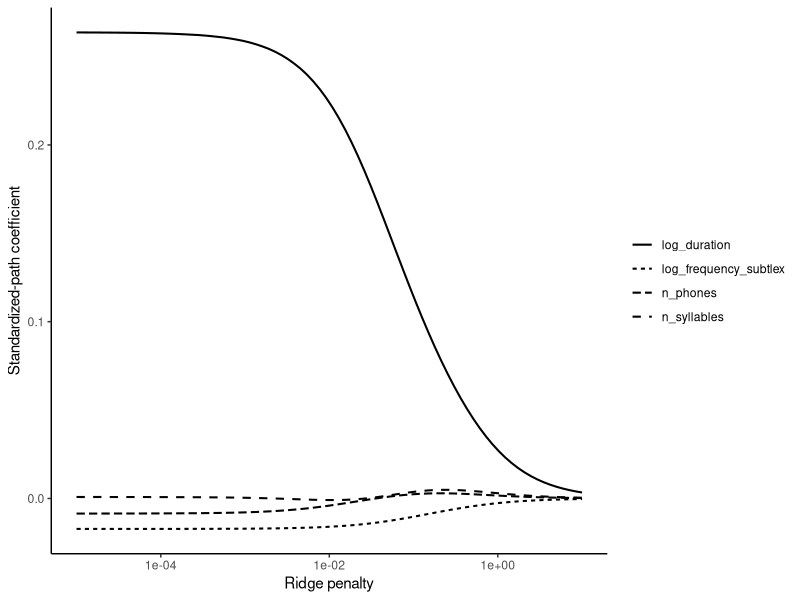
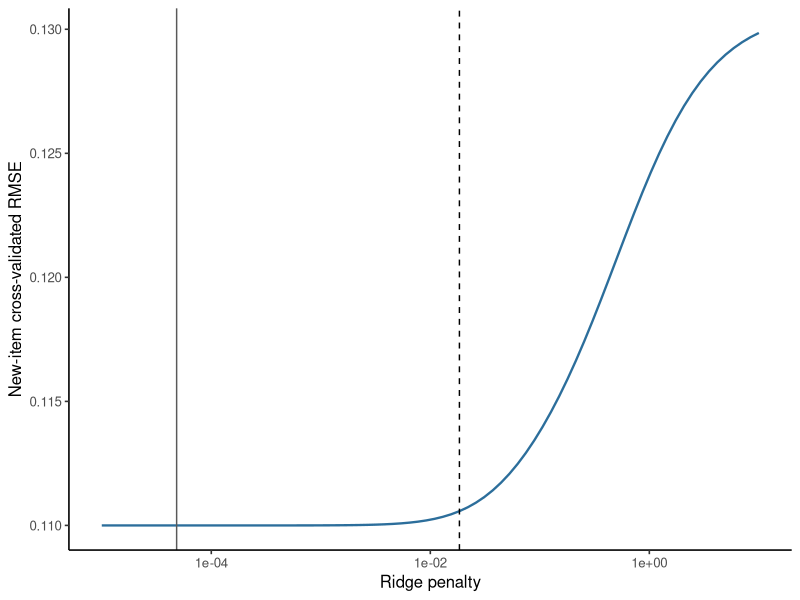

Here is the R script that generated these plots, in order:
## ---- chunk 1
#| label: validate-mald-ridge
library(ggplot2)
library(glmnet)

mald <- read.csv("data/mald/mald-items.csv", stringsAsFactors = FALSE)
X <- model.matrix(
  ~ log_frequency_subtlex + log_duration + n_phones + n_syllables,
  data = mald
)[, -1, drop = FALSE]
y <- mald$mean_log_rt

n_folds <- 10L
set.seed(20261020)
fold_id <- sample(rep(seq_len(n_folds), length.out = nrow(mald)))
penalty_grid <- 10^seq(-5, 1, length.out = 80L)
ridge_mixing <- 0
fold_mse <- matrix(NA_real_, nrow = n_folds, ncol = length(penalty_grid))
ridge_predictions <- matrix(
  NA_real_,
  nrow = nrow(mald),
  ncol = length(penalty_grid)
)
ols_predictions <- rep(NA_real_, nrow(mald))

for (fold in seq_len(n_folds)) {
  training <- fold_id != fold
  testing <- !training

  ridge_fit <- glmnet(
    x = X[training, , drop = FALSE],
    y = y[training],
    alpha = ridge_mixing,
    lambda = penalty_grid,
    standardize = TRUE,
    intercept = TRUE
  )
  current_predictions <- predict(
    ridge_fit,
    newx = X[testing, , drop = FALSE],
    s = penalty_grid
  )
  ridge_predictions[testing, ] <- current_predictions
  fold_mse[fold, ] <- colMeans((y[testing] - current_predictions)^2)

  ols_fit <- lm(
    mean_log_rt ~ log_frequency_subtlex + log_duration +
      n_phones + n_syllables,
    data = mald[training, ]
  )
  ols_predictions[testing] <- predict(ols_fit, newdata = mald[testing, ])
}

mean_mse <- colMeans(fold_mse)
se_mse <- apply(fold_mse, 2, sd) / sqrt(n_folds)
minimum_index <- which.min(mean_mse)
one_se_candidates <- which(
  mean_mse <= mean_mse[minimum_index] + se_mse[minimum_index]
)
one_se_index <- max(one_se_candidates)
lambda_min <- penalty_grid[minimum_index]
lambda_one_se <- penalty_grid[one_se_index]
ridge_one_se_prediction <- ridge_predictions[, one_se_index]

ridge_rmse <- sqrt(mean((y - ridge_one_se_prediction)^2))
ols_rmse <- sqrt(mean((y - ols_predictions)^2))

stopifnot(
  nrow(mald) == length(unique(mald$item)),
  all(is.finite(ridge_one_se_prediction)),
  all(is.finite(ols_predictions)),
  lambda_one_se >= lambda_min
)

data.frame(
  method = c("ridge: one-SE rule", "ordinary least squares"),
  held_out_rmse = c(ridge_rmse, ols_rmse)
)
## ---- chunk 2
#| label: show-mald-ridge-path
full_path <- glmnet(
  x = X,
  y = y,
  alpha = 0, # dqr-allow: algorithm-setting
  lambda = penalty_grid,
  standardize = TRUE,
  intercept = TRUE
)
path_matrix <- as.matrix(coef(full_path))[-1, , drop = FALSE]
path_data <- do.call(rbind, lapply(seq_len(nrow(path_matrix)), function(j) {
  data.frame(
    lambda = full_path$lambda,
    coefficient = rownames(path_matrix)[[j]],
    estimate = path_matrix[j, ]
  )
}))
ggplot(path_data, aes(lambda, estimate, linetype = coefficient)) +
  geom_line(linewidth = 0.7) +
  scale_x_log10() +
  labs(x = "Ridge penalty", y = "Standardized-path coefficient", linetype = NULL) +
  theme_classic(base_size = 11)
## ---- chunk 3
#| label: plot-mald-ridge-validation
#| fig-cap: "New-item validation error across the ridge penalty grid. The solid and dashed lines mark the minimum-error and one-standard-error choices."
validation_curve <- data.frame(
  lambda = penalty_grid,
  rmse = sqrt(mean_mse)
)

ggplot(validation_curve, aes(lambda, rmse)) +
  geom_line(color = "#2C6E9B", linewidth = 0.8) +
  geom_vline(xintercept = lambda_min, color = "grey35", linewidth = 0.5) +
  geom_vline(
    xintercept = lambda_one_se,
    color = "black",
    linetype = 2,
    linewidth = 0.5
  ) +
  scale_x_log10() +
  labs(x = "Ridge penalty", y = "New-item cross-validated RMSE") +
  theme_classic(base_size = 12)
